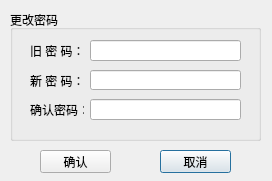
<?xml version="1.0" encoding="UTF-8"?>
<ui version="4.0">
 <class>EditKeyDialog</class>
 <widget class="QDialog" name="EditKeyDialog">
  <property name="geometry">
   <rect>
    <x>0</x>
    <y>0</y>
    <width>272</width>
    <height>181</height>
   </rect>
  </property>
  <property name="windowTitle">
   <string>  更改密码  </string>
  </property>
  <property name="windowIcon">
   <iconset resource="rc.qrc">
    <normaloff>:/new/prefix1/rc/actions/kgpg_sign_kgpg.png</normaloff>:/new/prefix1/rc/actions/kgpg_sign_kgpg.png</iconset>
  </property>
  <widget class="QGroupBox" name="GroupBox">
   <property name="geometry">
    <rect>
     <x>10</x>
     <y>10</y>
     <width>251</width>
     <height>131</height>
    </rect>
   </property>
   <property name="title">
    <string>更改密码</string>
   </property>
   <widget class="QLabel" name="oldkeylabel">
    <property name="geometry">
     <rect>
      <x>20</x>
      <y>30</y>
      <width>54</width>
      <height>21</height>
     </rect>
    </property>
    <property name="text">
     <string>旧 密 码：</string>
    </property>
   </widget>
   <widget class="QLabel" name="newkeylabel">
    <property name="geometry">
     <rect>
      <x>20</x>
      <y>60</y>
      <width>54</width>
      <height>21</height>
     </rect>
    </property>
    <property name="text">
     <string>新 密 码：</string>
    </property>
   </widget>
   <widget class="QLabel" name="surelabel">
    <property name="geometry">
     <rect>
      <x>20</x>
      <y>90</y>
      <width>54</width>
      <height>20</height>
     </rect>
    </property>
    <property name="text">
     <string>确认密码：</string>
    </property>
   </widget>
   <widget class="QLineEdit" name="oldKeyLineEdit">
    <property name="geometry">
     <rect>
      <x>80</x>
      <y>30</y>
      <width>151</width>
      <height>21</height>
     </rect>
    </property>
   </widget>
   <widget class="QLineEdit" name="newKeyLineEdit">
    <property name="geometry">
     <rect>
      <x>80</x>
      <y>60</y>
      <width>151</width>
      <height>20</height>
     </rect>
    </property>
   </widget>
   <widget class="QLineEdit" name="sureKeyLineEdit">
    <property name="geometry">
     <rect>
      <x>80</x>
      <y>89</y>
      <width>151</width>
      <height>21</height>
     </rect>
    </property>
   </widget>
  </widget>
  <widget class="QPushButton" name="quitButton">
   <property name="geometry">
    <rect>
     <x>160</x>
     <y>150</y>
     <width>71</width>
     <height>23</height>
    </rect>
   </property>
   <property name="text">
    <string>取消</string>
   </property>
   <property name="icon">
    <iconset resource="rc.qrc">
     <normaloff>:/new/prefix1/rc/actions/editdelete.png</normaloff>:/new/prefix1/rc/actions/editdelete.png</iconset>
   </property>
  </widget>
  <widget class="QPushButton" name="OKButton">
   <property name="geometry">
    <rect>
     <x>40</x>
     <y>150</y>
     <width>71</width>
     <height>23</height>
    </rect>
   </property>
   <property name="text">
    <string>确认</string>
   </property>
   <property name="icon">
    <iconset resource="rc.qrc">
     <normaloff>:/new/prefix1/rc/actions/apply.png</normaloff>:/new/prefix1/rc/actions/apply.png</iconset>
   </property>
  </widget>
 </widget>
 <resources>
  <include location="rc.qrc"/>
 </resources>
 <connections/>
</ui>
